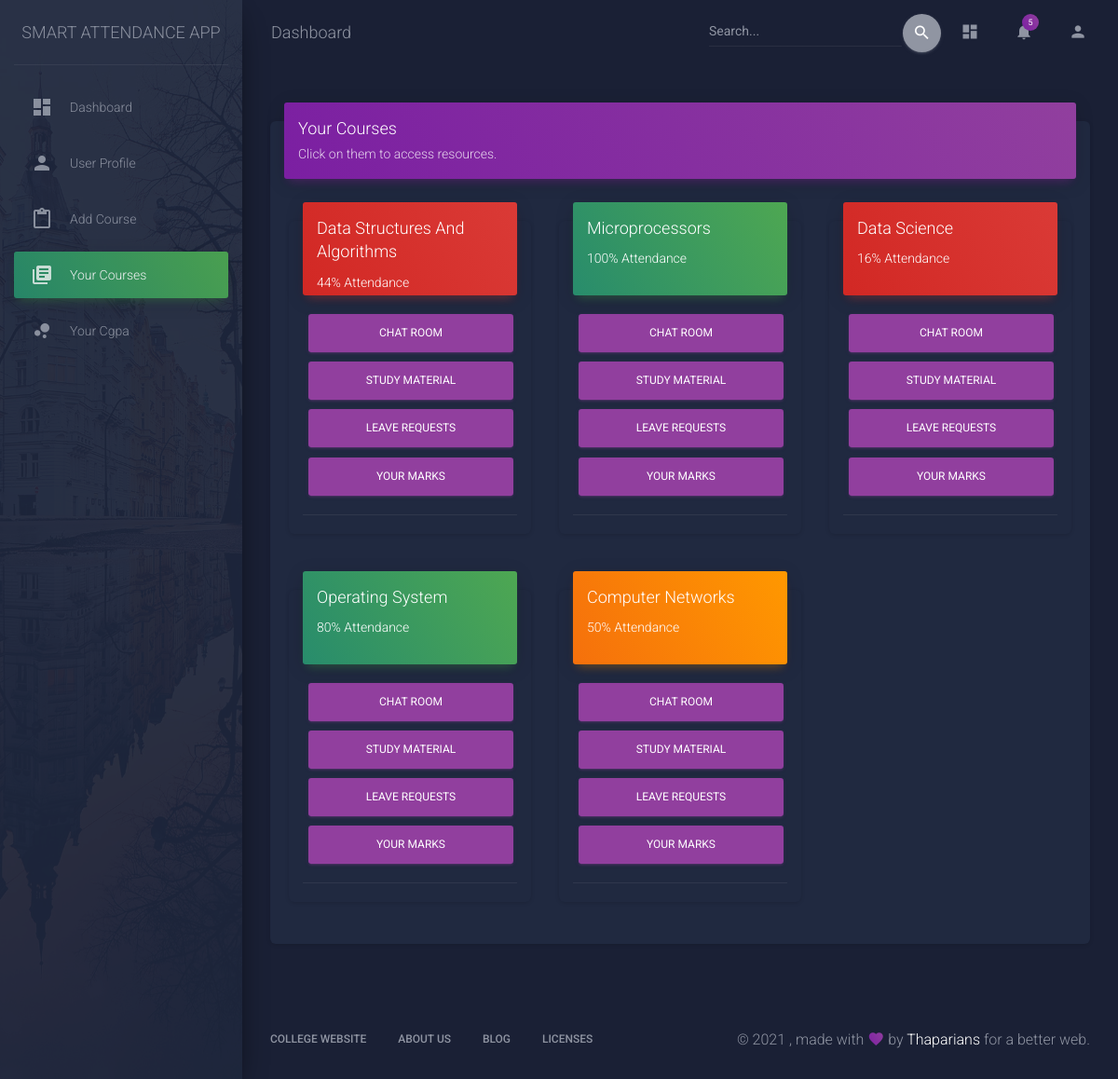
The app's page /mycourses/ (signed in), older data.
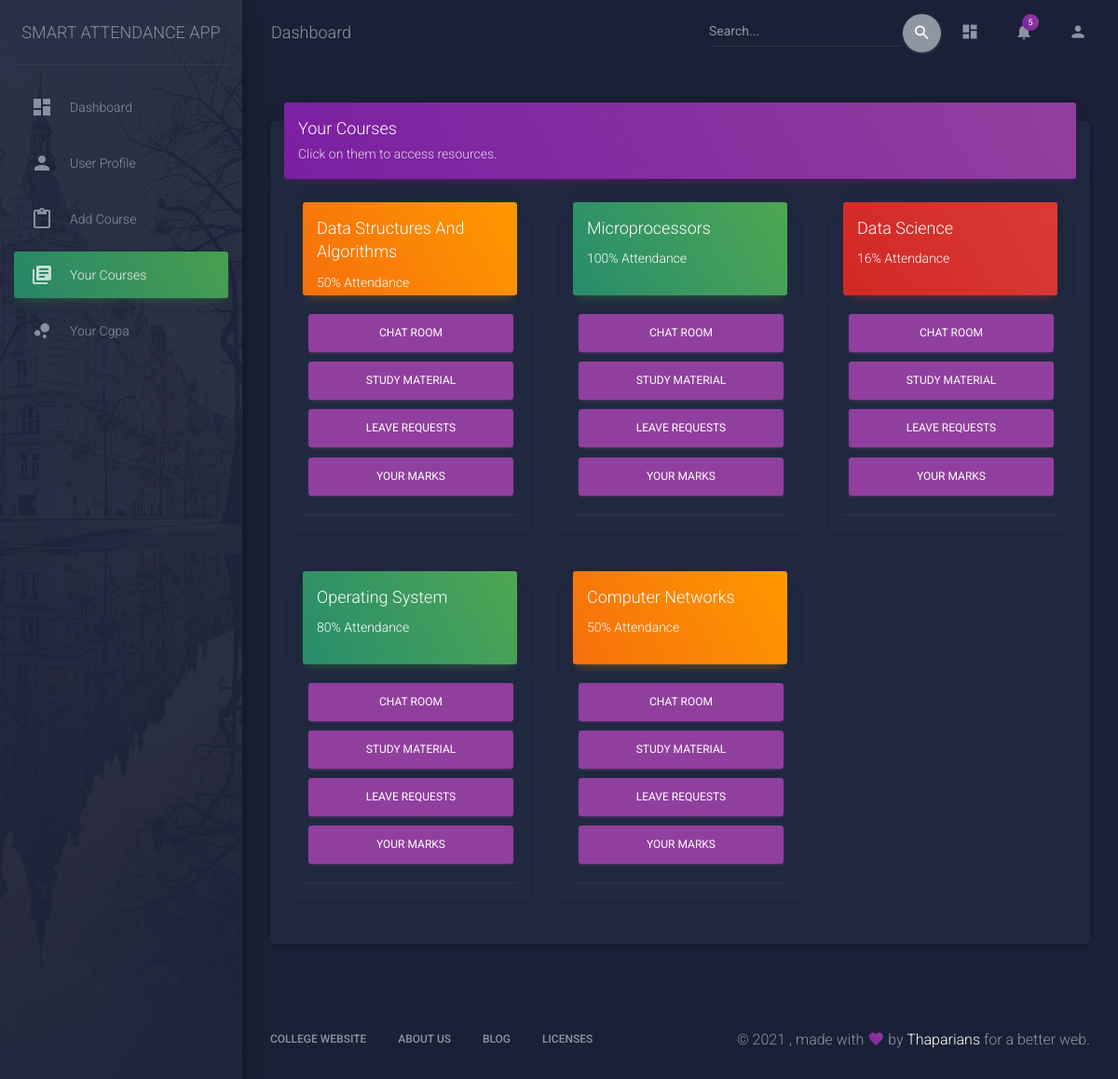
The same page, newer data.
### role/models.py (models this page shows, shortened)
class Attendance(models.Model):
    course = models.ForeignKey(Course,on_delete=models.CASCADE)
    student = models.ForeignKey(Student,on_delete=models.CASCADE)
    class_attended = models.IntegerField()
    total_classes = models.IntegerField()
    class_left = models.IntegerField(blank=True,null=True)
    percentage = models.IntegerField(blank = True)
    class Meta:
        unique_together = (('course', 'student'),)

### role/views.py (the view)
# urls.py: path('mycourses/',mycourses,name='mycourses'),
def mycourses(request):
    st = Student.objects.filter(user=request.user)[0]
    att = Attendance.objects.filter(student = st)
    context = {
    'st' : st,
    'att' : att,
    }
    return render(request,'role/mycourse.html',context)

### role/templates/role/mycourse.html (shortened to what the changed rows need)
{% load static %}
<!DOCTYPE html>
<html lang="en">
<head>
  <link rel="stylesheet" href="https://maxcdn.bootstrapcdn.com/font-awesome/latest/css/font-awesome.min.css">
  <link href="{% static '/role/css/material-dashboard.css' %}" rel="stylesheet" />
  <link href="{% static '/role/demo/demo.css' %}" rel="stylesheet" />
</head>
<body class="dark-edition">
  <div class="wrapper ">
    <div class="main-panel">
      <div class="content">
        <div class="container-fluid">
          <div class="card">
            <div class="card-body">
              <div class="row">
                {% for course in st.course.all %}
                {% for obj in att %}
                {% ifequal obj.course course %}
                <div class="col-xl-4 col-lg-12">
              <div class="card card-chart">
                {% if obj.percentage >= 75 %}
                <div class="card-header card-header-success" style="height: 100px;">
                  {% elif obj.percentage >= 45 %}
                  <div class="card-header card-header-warning" style="height: 100px;">
                    {% else %}
                    <div class="card-header card-header-danger" style="height: 100px;">
                      {% endif %}
                      <a href="{% url 'coursedetail' pk=course.pk %}">
                  <h4> {{course.name}} </h4>
                </a>
                  <p>{{obj.percentage}}% Attendance</p>
                </div>
                <div class="card-body">
                  <a href="{% url 'room' pk=course.pk %}">
                  <button class="btn btn-primary col-lg-12">Chat Room</button>
                </a>
                <a href="{% url 'studymaterial' pk=course.pk %}">
                  <button class="btn btn-primary col-lg-12">Study Material</button>
                </a>
                <a href="{% url 'leave' pk=course.pk %}">
                  <button class="btn btn-primary col-lg-12">Leave Requests</button>
                </a>
                <a href="{% url 'marks' pk=course.pk %}">
                  <button class="btn btn-primary col-lg-12">Your Marks</button>
                </a>
              </div>
                <div class="card-footer">
                </div>
              </div>
            </div>
            {% endifequal %}
            {% endfor %}
            {% endfor %}
              </div>
            </div>
          </div>
        </div>
      </div>
    </div>
  </div>
</body>
</html>

Row changes from the older to the newer data that the page shows:
changed Attendance (number 1 of 5 on the later page): percentage "44" → "50"
